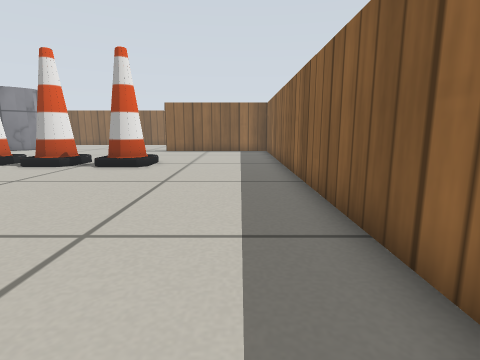
[1] (above)

18 first-person views from a walk through a Gazebo world. The camera is 0.34 m above the floor, tilts 10° down and sees 80° across. The floor is counted in squares, 0.25 m on a side. Each view is taken from the middle of a square. On the plan, view 1 faces up. The plan holds only what a view shows up to about 13 squares ahead; the rest is blank. Robots are left out. Simple patterns stand in for the simulator's built-in surfaces. Some surface patterns are stand-ins.

[2]
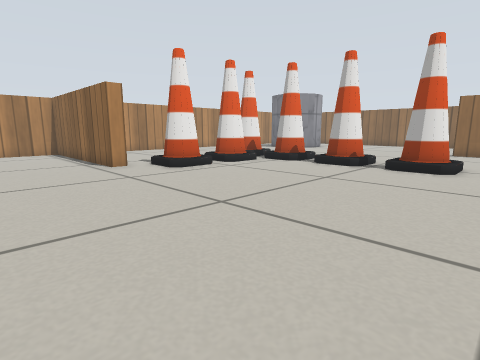

[3]
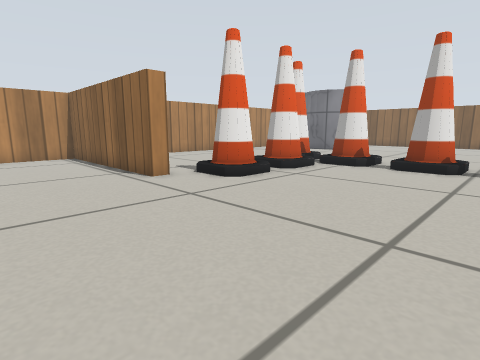

[4]
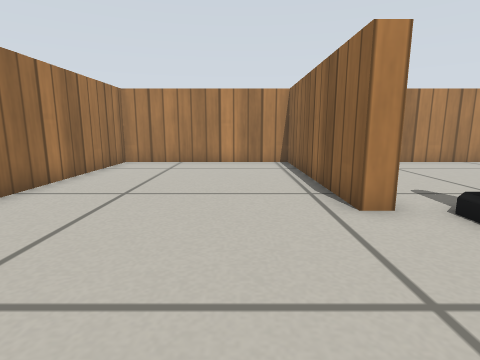

[5]
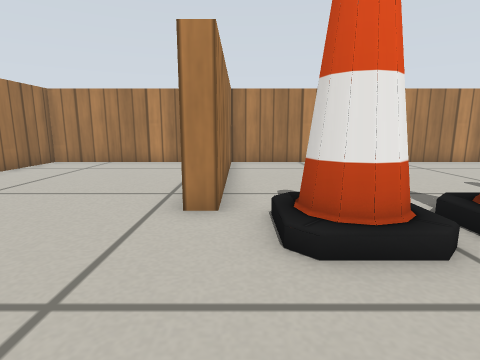

[6]
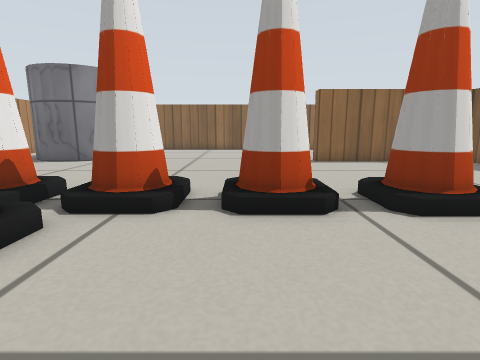

[7]
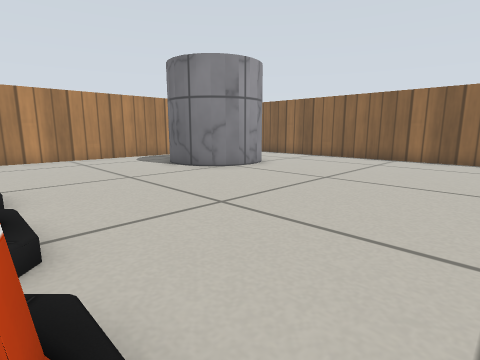

[8]
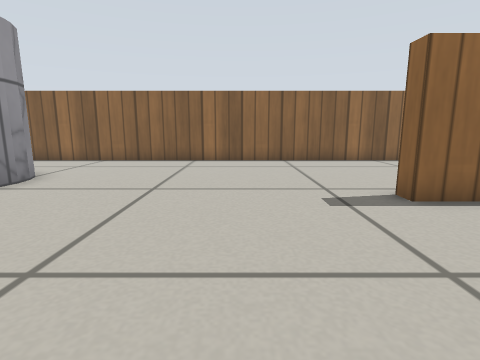

[9]
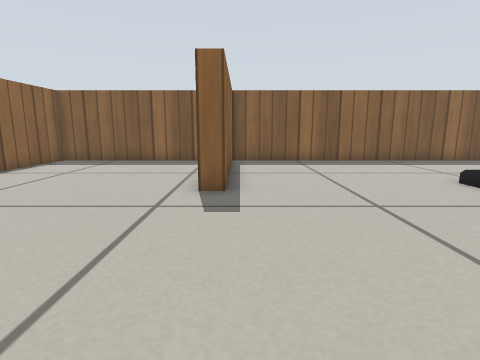

[10]
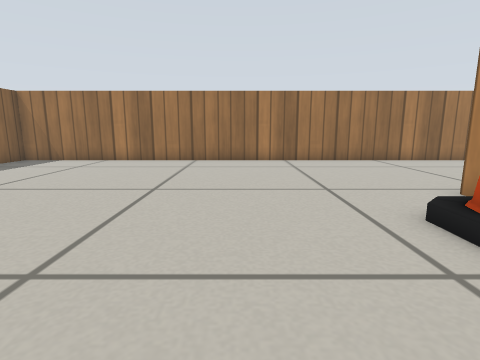

[11]
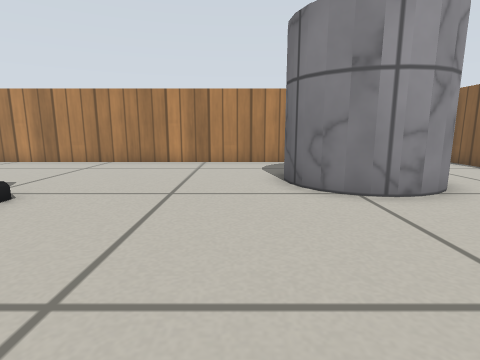

[12]
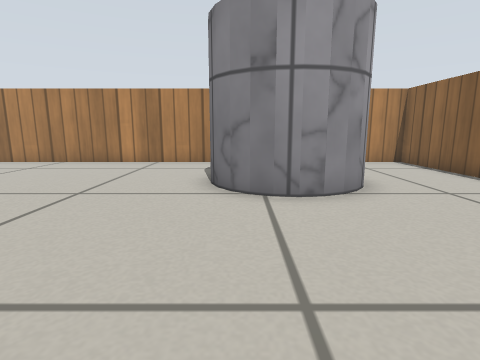

[13]
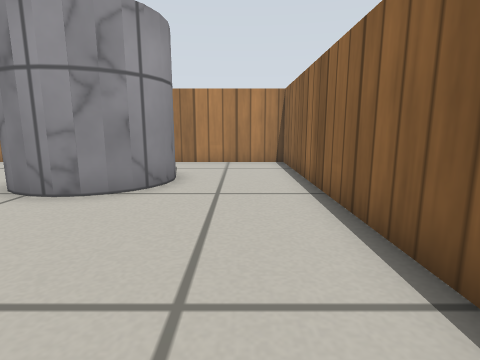

[14]
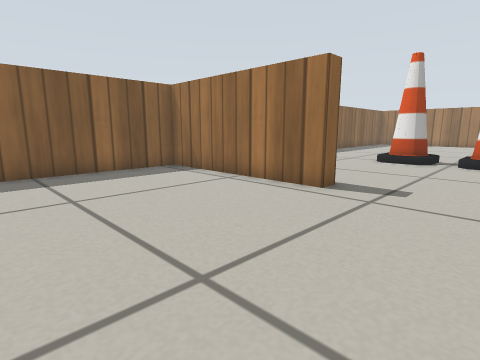

[15]
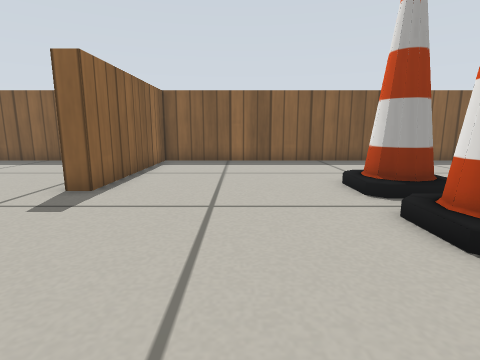

[16]
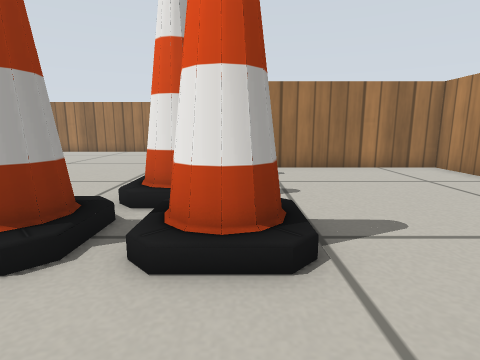

[17]
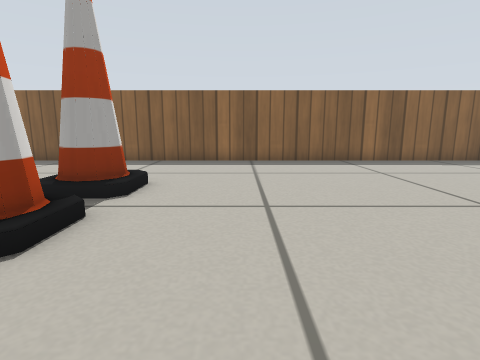

[18]
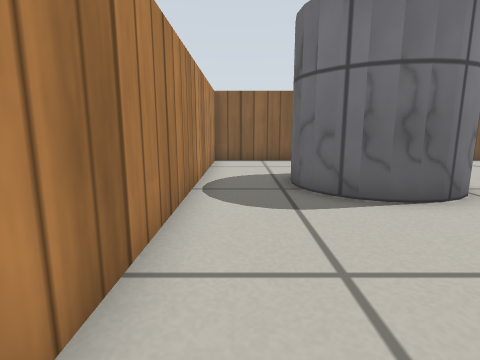

### Floor plan
Key: @ floor where view 1 was taken; # wall or solid block; . floor; / step, stairs or slope; C cone; Y cylinder.
Columns run from 20 left of view 1 to 2 right of it. Each row starts with its distance up from view 1.
 26 #######################
 25 #.....................#
 24 #.....................#
 23 #.....................#
 22 #.. YY................#
 21 #..Y  Y...............#
 20 #.YY  Y...............#
 19 #..YYYY.........#######
 18 #...YY..........#######
 17 #.....................#
 16 #.....................#
 15 #.....................#
 14 #.....................#
 13 #.....................#
 12 #...../CCCC.CC.CC.....#
 11 #...../CCCC.CC.CC.....#
 10 #...... C/............#
  9 #....../CC............#
  8 #.......//............#
  7 #...... CC............#
  6 #....../CC............#
  5 ########..............#
  4 ########..............#
  3 #.....................#
  2 #.....................#
  1 #.....................#
  0 #...................@.#
 -1 #.....................#
 -2 #.....................#
 -3 #######################

Where each view was taken, in squares from view 1:
view 1: 0 up, 0 right, facing up
view 2: 0 up, 2 left, facing up-left
view 3: 0 up, 5 left, facing up-left
view 4: 2 up, 8 left, facing left
view 5: 5 up, 8 left, facing left
view 6: 6 up, 8 left, facing up
view 7: 12 up, 6 left, facing up-left
view 8: 13 up, 8 left, facing up
view 9: 18 up, 11 left, facing right
view 10: 10 up, 8 left, facing down
view 11: 17 up, 8 left, facing left
view 12: 19 up, 8 left, facing left
view 13: 24 up, 8 left, facing left
view 14: 25 up, 8 left, facing down-right
view 15: 15 up, 11 left, facing right
view 16: 15 up, 13 left, facing down
view 17: 8 up, 11 left, facing right
view 18: 13 up, 19 left, facing up
